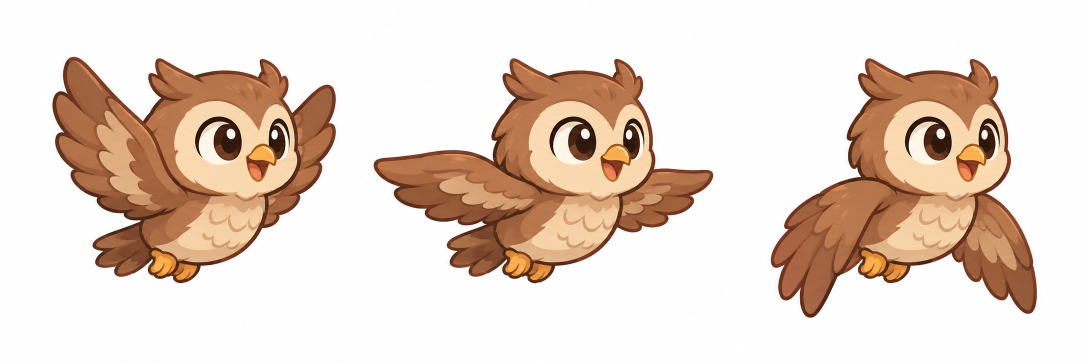
#> input picture assets/raw/bird/bird-cu.png, 2172 x 724 px (shown at 1/2 size)
$ python -i clean.py   (imports and definitions only)
#> lines starting #> are read from the running program, lines starting #| are printed output that depends on the picture
#!/usr/bin/env python3
"""Clean the coach's AI-generated pictures for the asset library (docs/playbooks/add-asset.md).

- Background removal: flat magenta anywhere, and white flood-filled in from the border (so a white
  belly inside a dark outline stays).
- Pictures are stored at SCALE × their game size and drawn smoothly, so they stay sharp on big screens.
- bird: 3 frames side by side, one shared crop box, each frame fitted into BIRD.
- pipe: the trunk is scaled to TRUNK wide and centred in PILLAR; a crown may overhang the trunk.
- background: covers 400×600 (bottom kept); its bottom 80 rows + their mirror make a seamless ground.
- bg: a 🎨 Xưởng vẽ background, covers the square 600×600 stage, middle kept (spec 2026-11-26 §5.4).

Usage:
  npm run assets:clean -- --all                      # every picture listed in assets/raw/library.json
  npm run assets:clean -- assets/raw/bird/bird-lua.png --id bird --group bird --label "Én Lửa"
Then: npm run content:check.
"""
from __future__ import annotations

import argparse
import json
from pathlib import Path

from PIL import Image, ImageDraw

ROOT = Path(__file__).resolve().parents[2]
LIB = ROOT / "content/assets/library"
RAW_LIST = ROOT / "assets/raw/library.json"

SCALE = 2
BIRD = (44, 40)      # one frame, game units
PILLAR = (76, 440)   # whole picture, game units
TRUNK = 52           # trunk width = the pipe's hit box (sample game PIPE_W)
STAGE = (400, 600)
GROUND_H = 80
SENTINEL = (1, 2, 3)


# [18 lines left out: function remove_background, not called in this run]


def _save(img: Image.Image, out: Path) -> Path:
    """256-colour palette PNG: a 1 MB background becomes a few hundred KB (AGENTS.md §9.6)."""
    out.parent.mkdir(parents=True, exist_ok=True)
    img.quantize(256, method=Image.Quantize.FASTOCTREE, dither=Image.Dither.NONE).save(out, optimize=True)
    return out


# [42 lines left out: functions clean_bird, clean_pillar, not called in this run]


def clean_background(src: Path, out: Path, ground_out: Path) -> tuple[Path, Path]:
#> called with src = '../../assets/raw/bird/bird-cu.png', out = 'out.png', ground_out = 'out1.png'
    img = Image.open(src).convert("RGB")
#> img is the input picture: PIL image 2172x724 RGB; mean R, G, B 231.1, 214.5, 202.9
    W, H = STAGE[0] * SCALE, STAGE[1] * SCALE
    k = max(W / img.width, H / img.height)
#> k = 1.66
    img = img.resize((round(img.width * k), round(img.height * k)), Image.LANCZOS)
#> img: PIL image 3600x1200 RGB
    left = (img.width - W) // 2
#> left = 1400
    bg = img.crop((left, img.height - H, left + W, img.height))  # keep the bottom (land), trim sky
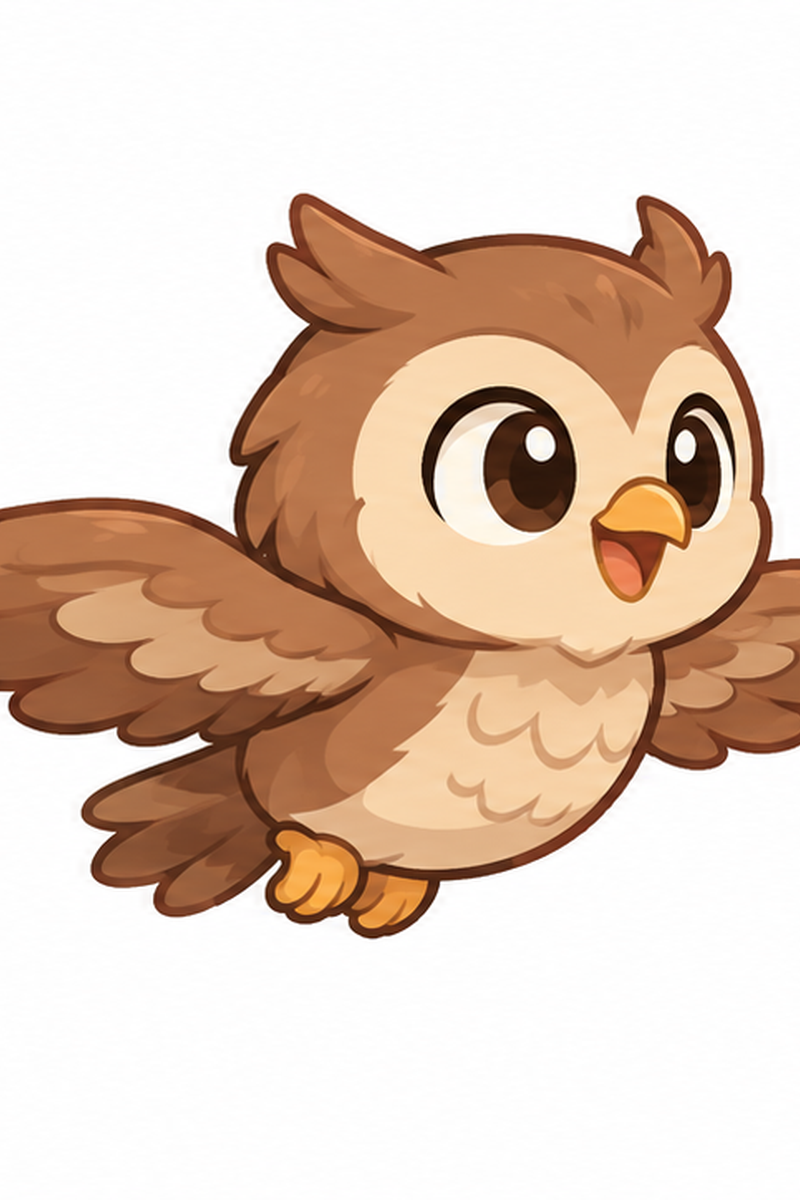
#> bg: PIL image 800x1200 RGB; mean R, G, B 224.9, 203.4, 187.9
    strip = bg.crop((0, H - GROUND_H * SCALE, W, H))
    ground = Image.new("RGB", (W * 2, GROUND_H * SCALE))
#> ground: PIL image 1600x160 RGB; every value is 0
    ground.paste(strip, (0, 0))
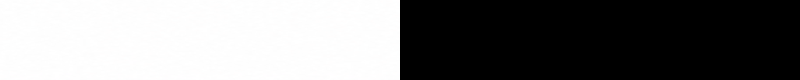
#> ground: PIL image 1600x160 RGB (shown at 1/2 size); mean R, G, B 127, 127, 127
    ground.paste(strip.transpose(Image.FLIP_LEFT_RIGHT), (W, 0))  # mirror: seamless when scrolled
    return _save(bg, out), _save(ground, ground_out)


SQUARE = (600, 600)  # the drawing studio's stage, game units


# [66 lines left out: functions clean_square, register, _entry, process, main, not called in this run]


# [2 lines not run here, left out]

#> (the run stopped early here; a loop or call above may not have finished)

$ run again, on assets/raw/bird/bird-vet.png
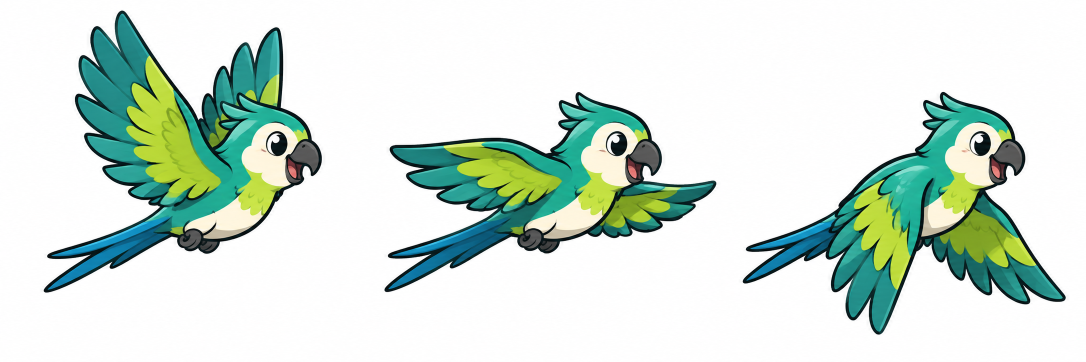
#> input picture assets/raw/bird/bird-vet.png, 2172 x 724 px (shown at 1/2 size)
#> in clean_background, img is the input picture: PIL image 2172x724 RGB; mean R, G, B 211.8, 226.6, 217.5
#> img: PIL image 3600x1200 RGB
#> in clean_background, `bg = img.crop((left, img.height - H, left + W, img.height))`:
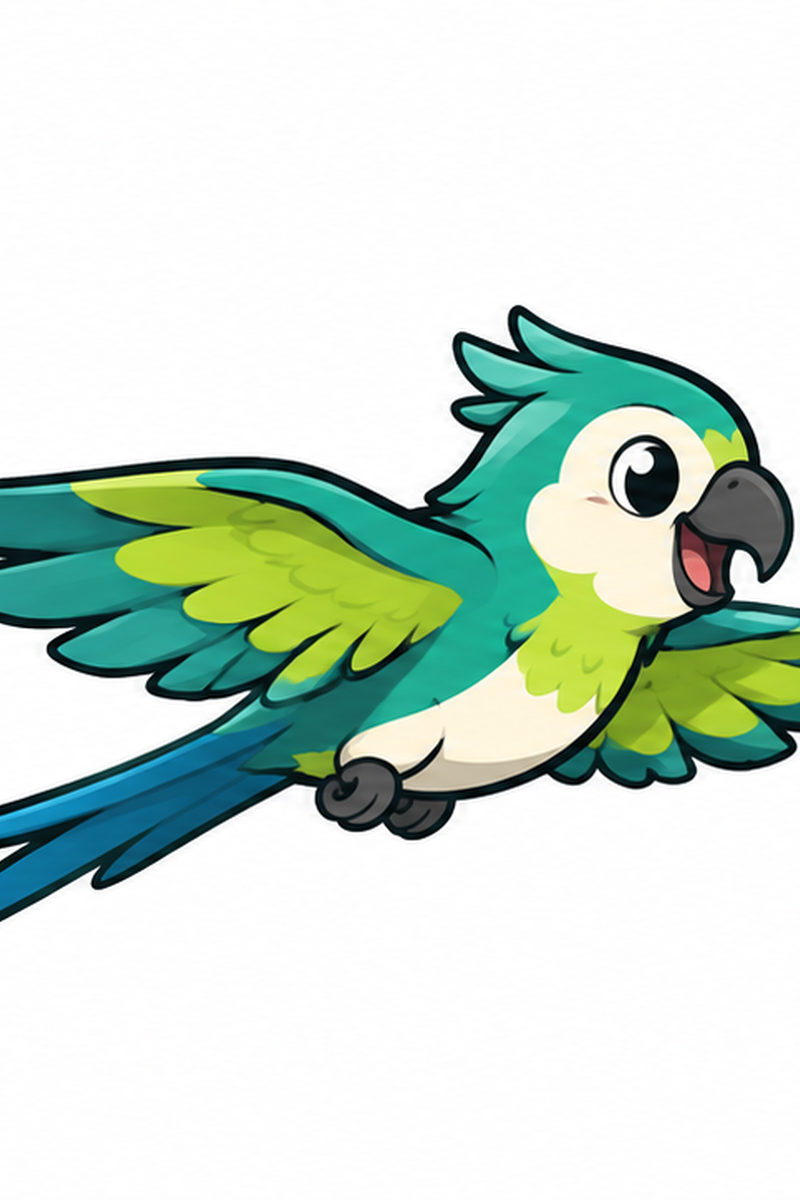
#> bg: PIL image 800x1200 RGB; mean R, G, B 205.7, 221.8, 210
